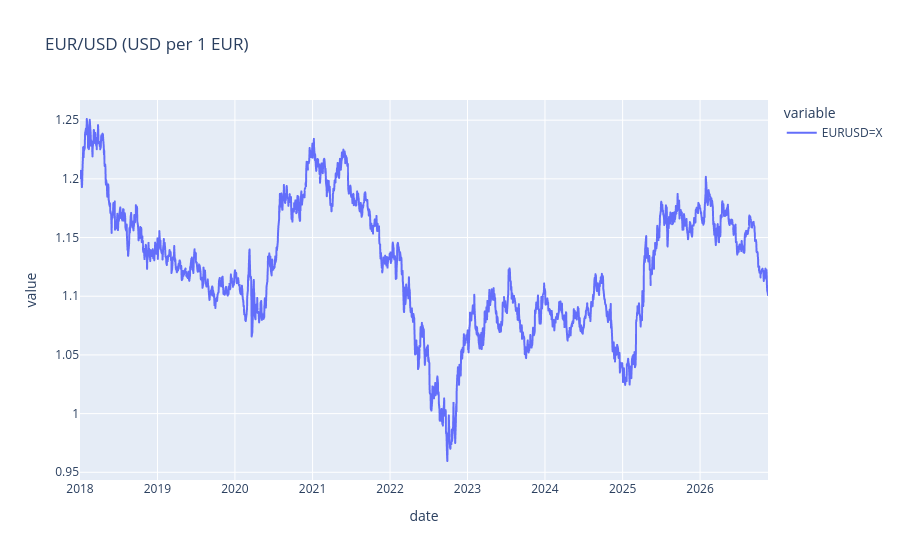

The code cell stored with this chart in its notebook:
### Markdown cell above
## 1. EUR/USD rate — plausible range and no spikes

### Code cell
fx_symbol = settings.fx_symbols["USD"]
eurusd = raw[fx_symbol].dropna()
print(eurusd.describe().round(4))
print("Daily moves above 3%:", (eurusd.pct_change().abs() > 0.03).sum())
px.line(eurusd, title="EUR/USD (USD per 1 EUR)").show()

### Figure 1 — Plotly figure (JSON) as saved in the notebook; plotly's stock layout.template omitted (floating-point values rounded to 4 significant figures; data arrays with more than 128 entries replaced by an {"elided": "..."} marker saying what was removed)
{"data": [{"hovertemplate": "variable=EURUSD=X<br>date=%{x}<br>value=%{y}<extra></extra>", "legendgroup": "EURUSD=X", "line": {"color": "#636efa", "dash": "solid"}, "marker": {"symbol": "circle"}, "mode": "lines", "name": "EURUSD=X", "showlegend": true, "type": "scattergl", "x": {"elided": "2311 str values"}, "xaxis": "x", "y": {"elided": "2311 float values"}, "yaxis": "y"}], "layout": {"legend": {"title": {"text": "variable"}, "tracegroupgap": 0}, "title": {"text": "EUR/USD (USD per 1 EUR)"}, "xaxis": {"anchor": "y", "domain": [0, 1], "title": {"text": "date"}}, "yaxis": {"anchor": "x", "domain": [0, 1], "title": {"text": "value"}}}}
